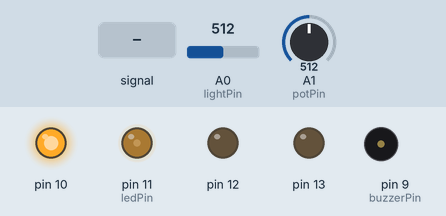
This sketch was run on a simulated Arduino Uno, built with avr-gcc and run on an emulated ATmega328P. Shown: output pins drawn as LEDs (lit = HIGH), buzzer (waves = sounding). Inputs (shaded band) come from the test bench; at power-on: A0 (lightPin) = 512, A1 (potPin) = 512.

Above: at 1.2 s.
1.3 s: A0 (lightPin) fed a 200 Hz sine of ±81 counts around its level
At 1.9 s:
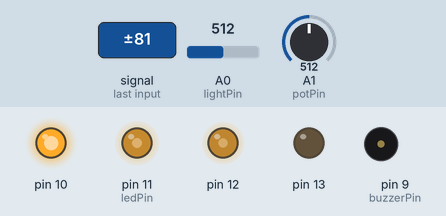
4.3 s: A0 (lightPin) set to 511
At 5.5 s:
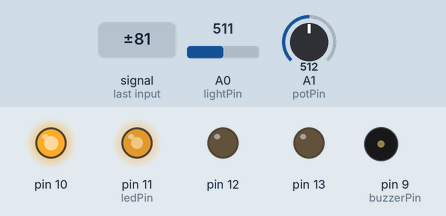
5.8 s: A1 (potPin) set to 490
Timing chart, 0 to 7.7 s (numbered marks = the images above; inputs shaded):
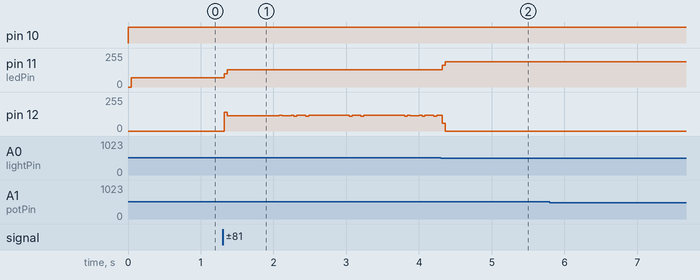

The sketch:

malnim3Lab5.ino
```cpp
// NetId: malnim3
// UIN: 658699977
//Lab 5
//YouTube Video Link: https://youtu.be/X8NyxPlv4ZI
//In this lab we will be using the values of out sensor to change the number of
//led lights that will light up. We will then use the photoresistor to control
//the buzzer. I burned my buzzer and it stopped working so I could not complete part 2 of this lab


int lightPin = 0;  //define a pin for Photo resistor
int ledPin=11;     //define a pin for LED
int potValue = 0;
int potPin = 1; //defines the oin for potent.
int buzzerPin = 9; //The pin the actual buzzer is connected to
int realPotValue = 0;

void setup() {
  // put your setup code here, to run once:
  Serial.begin(9600);
  pinMode(buzzerPin,OUTPUT);

  //Setting all the pins for the led lights
  pinMode(10, OUTPUT);
  pinMode(11, OUTPUT);
  pinMode(12, OUTPUT);
  pinMode(13, OUTPUT);
}

void loop() {

  //pushing the value of the sensor to potValue
  analogWrite(ledPin, analogRead(lightPin)/2);
  potValue = analogRead(lightPin/2);

 //pushes the value of the photoresistor to realPotValue
  analogWrite(ledPin, analogRead(potPin));
  realPotValue = analogRead(potPin/2);

  //This was what I was testing before my buzzer burn out
  if(realPotValue < 1000){
    noTone(buzzerPin);
    }
  if(realPotValue >= 700){
      tone(buzzerPin,1000);
      }
  //tone(buzzerPin, 1000);

  //Dark is going to include the range from 100 - 300 aka all led light are lit
  //Partially dark is going to include the ranege from 300 - 500 aka 3 leds are lit
  //Medium is going to include therange from 500 - 700 aka 2 leds are lit
  //Partially light is going to include the range form 700 - 900 aka 1 led is lit
  //Full light is going to include the range from 900+  aka no leds are lit

  //No lights will be on
  if(potValue >= 900 ){
    digitalWrite(10, LOW);
    digitalWrite(11, LOW);
    digitalWrite(12, LOW);
    digitalWrite(13,LOW);
    }

  //Only 1 LED will light up
  if(potValue >= 700 && potValue < 900){
    digitalWrite(10,HIGH);
    digitalWrite(11, LOW);
    digitalWrite(12, LOW);
    digitalWrite(13,LOW);
    }

  //2 LED lights will light up
  if(potValue >=500 && potValue < 700){
    digitalWrite(10, HIGH);
    digitalWrite(11, HIGH);
    digitalWrite(12, LOW);
    digitalWrite(13, LOW);
    }

  //3 LED lights will light up
  if(potValue >= 300 && potValue < 500){
    digitalWrite(10, HIGH);
    digitalWrite(11, HIGH);
    digitalWrite(12, HIGH);
    digitalWrite(13, LOW);
    }

  //4 LED lights will light up
  if(potValue < 300){
    digitalWrite(10, HIGH);
    digitalWrite(11, HIGH);
    digitalWrite(12, HIGH);
    digitalWrite(13, HIGH);
    }


}
```

Measured:
- the behaviour switches between 512 and 511 on A0 (lightPin) (found by bisection; images 1 and 2)
- after the input at 1.3 s, pin 11 (ledPin): 69/255 → 128/255 at once
- after the input at 4.3 s, pin 11 (ledPin): 128/255 → 189/255 at once
